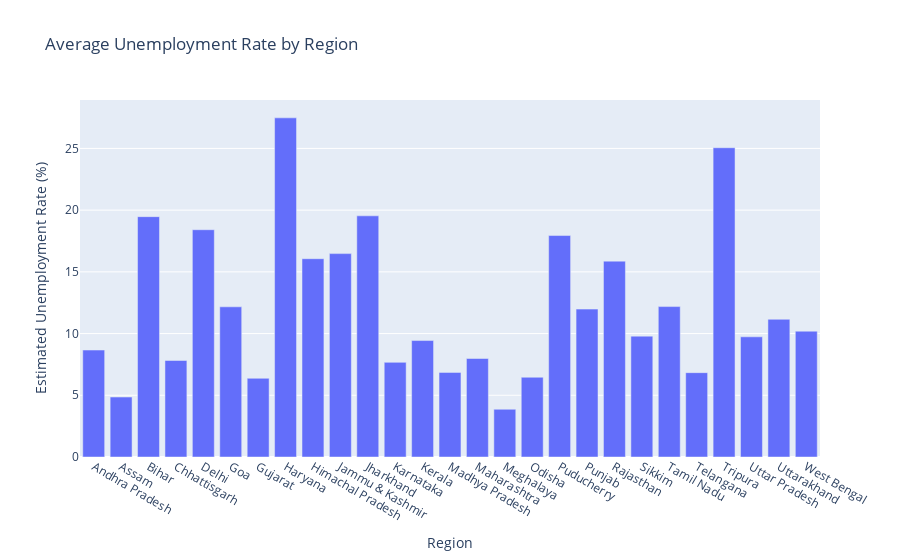

Notebook cell for this chart:
### Markdown cell above
## Bar Plot for Average Unemployment Rate by Region

### Code cell
avg_unemployment = df1.groupby('Region')['Estimated Unemployment Rate (%)'].mean().reset_index()

bar_plot = px.bar(avg_unemployment, x='Region', y='Estimated Unemployment Rate (%)',
                   title='Average Unemployment Rate by Region', template='plotly')
bar_plot.show()

### Figure 1 — Plotly figure (JSON) as saved in the notebook; plotly's stock layout.template omitted (floating-point values rounded to 4 significant figures)
{"data": [{"alignmentgroup": "True", "hovertemplate": "Region=%{x}<br>Estimated Unemployment Rate (%)=%{y}<extra></extra>", "legendgroup": "", "marker": {"color": "#636efa", "pattern": {"shape": ""}}, "name": "", "offsetgroup": "", "orientation": "v", "showlegend": false, "textposition": "auto", "type": "bar", "x": ["Andhra Pradesh", "Assam", "Bihar", "Chhattisgarh", "Delhi", "Goa", "Gujarat", "Haryana", "Himachal Pradesh", "Jammu & Kashmir", "Jharkhand", "Karnataka", "Kerala", "Madhya Pradesh", "Maharashtra", "Meghalaya", "Odisha", "Puducherry", "Punjab", "Rajasthan", "Sikkim", "Tamil Nadu", "Telangana", "Tripura", "Uttar Pradesh", "Uttarakhand", "West Bengal"], "xaxis": "x", "y": [8.664, 4.856, 19.47, 7.819, 18.41, 12.17, 6.376, 27.48, 16.07, 16.48, 19.54, 7.668, 9.434, 6.854, 7.979, 3.866, 6.462, 17.94, 11.98, 15.87, 9.793, 12.19, 6.833, 25.05, 9.737, 11.16, 10.19], "yaxis": "y"}], "layout": {"barmode": "relative", "legend": {"tracegroupgap": 0}, "title": {"text": "Average Unemployment Rate by Region"}, "xaxis": {"anchor": "y", "domain": [0, 1], "title": {"text": "Region"}}, "yaxis": {"anchor": "x", "domain": [0, 1], "title": {"text": "Estimated Unemployment Rate (%)"}}}}
